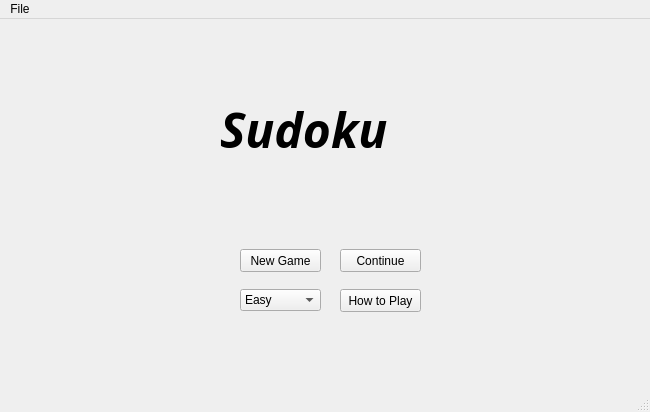
<?xml version="1.0" encoding="UTF-8"?>
<ui version="4.0">
 <class>MainWindow</class>
 <widget class="QMainWindow" name="MainWindow">
  <property name="geometry">
   <rect>
    <x>0</x>
    <y>0</y>
    <width>650</width>
    <height>412</height>
   </rect>
  </property>
  <property name="sizePolicy">
   <sizepolicy hsizetype="Fixed" vsizetype="Fixed">
    <horstretch>0</horstretch>
    <verstretch>0</verstretch>
   </sizepolicy>
  </property>
  <property name="minimumSize">
   <size>
    <width>400</width>
    <height>400</height>
   </size>
  </property>
  <property name="windowTitle">
   <string>MainWindow</string>
  </property>
  <property name="styleSheet">
   <string notr="true"/>
  </property>
  <widget class="QWidget" name="centralwidget">
   <widget class="QLabel" name="titleLabel">
    <property name="geometry">
     <rect>
      <x>220</x>
      <y>60</y>
      <width>231</width>
      <height>101</height>
     </rect>
    </property>
    <property name="font">
     <font>
      <family>Broadway BT</family>
      <pointsize>36</pointsize>
      <weight>75</weight>
      <italic>true</italic>
      <bold>true</bold>
     </font>
    </property>
    <property name="text">
     <string>Sudoku</string>
    </property>
   </widget>
   <widget class="QPushButton" name="newButton">
    <property name="geometry">
     <rect>
      <x>240</x>
      <y>230</y>
      <width>81</width>
      <height>23</height>
     </rect>
    </property>
    <property name="text">
     <string>New Game</string>
    </property>
   </widget>
   <widget class="QPushButton" name="pushButton">
    <property name="geometry">
     <rect>
      <x>340</x>
      <y>230</y>
      <width>81</width>
      <height>23</height>
     </rect>
    </property>
    <property name="text">
     <string>Continue</string>
    </property>
   </widget>
   <widget class="QComboBox" name="difficultyCombo">
    <property name="geometry">
     <rect>
      <x>240</x>
      <y>270</y>
      <width>81</width>
      <height>22</height>
     </rect>
    </property>
    <item>
     <property name="text">
      <string>Easy</string>
     </property>
    </item>
    <item>
     <property name="text">
      <string>Medium</string>
     </property>
    </item>
    <item>
     <property name="text">
      <string>Hard</string>
     </property>
    </item>
    <item>
     <property name="text">
      <string>Insane</string>
     </property>
    </item>
   </widget>
   <widget class="QPushButton" name="howtoButton">
    <property name="geometry">
     <rect>
      <x>340</x>
      <y>270</y>
      <width>81</width>
      <height>23</height>
     </rect>
    </property>
    <property name="text">
     <string>How to Play</string>
    </property>
   </widget>
  </widget>
  <widget class="QMenuBar" name="menubar">
   <property name="geometry">
    <rect>
     <x>0</x>
     <y>0</y>
     <width>650</width>
     <height>21</height>
    </rect>
   </property>
   <widget class="QMenu" name="menuFile">
    <property name="title">
     <string>File</string>
    </property>
    <addaction name="actionNew_Game"/>
    <addaction name="actionSave"/>
    <addaction name="separator"/>
    <addaction name="actionSaveExit"/>
    <addaction name="actionExit"/>
   </widget>
   <addaction name="menuFile"/>
  </widget>
  <widget class="QStatusBar" name="statusbar"/>
  <action name="actionNew_Game">
   <property name="text">
    <string>New Game</string>
   </property>
   <property name="shortcut">
    <string>Ctrl+N</string>
   </property>
  </action>
  <action name="actionSave">
   <property name="enabled">
    <bool>false</bool>
   </property>
   <property name="text">
    <string>Save</string>
   </property>
   <property name="shortcut">
    <string>Ctrl+S</string>
   </property>
  </action>
  <action name="actionSaveExit">
   <property name="enabled">
    <bool>false</bool>
   </property>
   <property name="text">
    <string>Save and Exit</string>
   </property>
  </action>
  <action name="actionExit">
   <property name="text">
    <string>Exit</string>
   </property>
  </action>
 </widget>
 <resources/>
 <connections/>
</ui>
